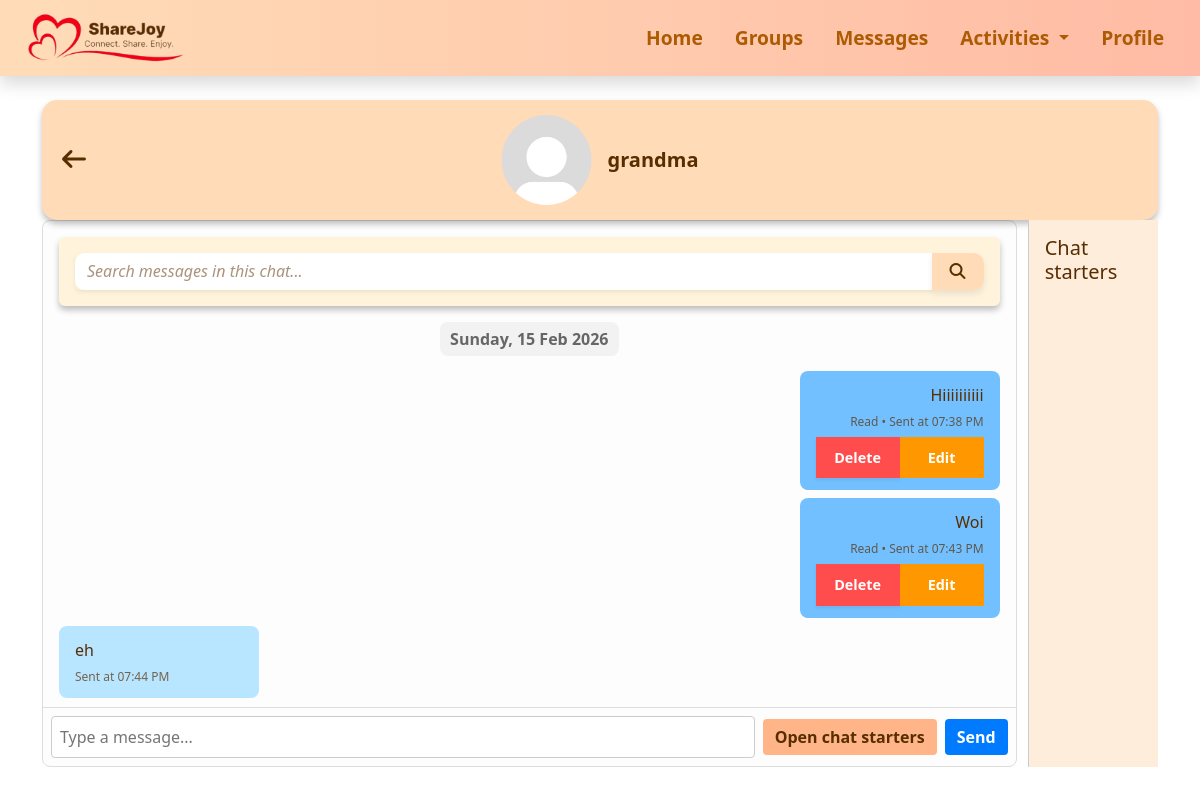
The page /textchat/1 (signed in) on the database its author committed.
### messages.py (models this page shows, shortened)
class Contact(db.Model):
    __table_args__ = (
        db.UniqueConstraint('owner_user_id', 'contact_user_id', name='uq_owner_contact'),
    )
    __tablename__ = 'contact'
    id = db.Column(db.Integer, primary_key=True)
    owner_user_id = db.Column(
        db.Integer,
        db.ForeignKey("user.id", name="fk_contact_owner_user_id"),
        nullable=False
    )
    contact_user_id = db.Column(
        db.Integer,
        db.ForeignKey("user.id", name="fk_contact_contact_user_id"),
        nullable=False
    )
    display_name = db.Column(db.String(35), nullable=False)
    short_desc = db.Column(db.String(120))
    message_status = db.Column(db.String(20), default="Unread")
    created_at = db.Column(db.DateTime, default=datetime.utcnow)
    last_chat = db.Column(db.DateTime)
    owner = db.relationship('User', foreign_keys=[owner_user_id], backref='contacts')
    contact_user = db.relationship('User', foreign_keys=[contact_user_id])
    messages_sent = db.relationship(
        'Message',
        foreign_keys='Message.sender_id',
        primaryjoin='Contact.owner_user_id == Message.sender_id',
        backref='sender_contact',
        lazy='dynamic',
        overlaps='sent_messages,sender'
    )
    messages_received = db.relationship(
        'Message',
        foreign_keys='Message.receiver_id',
        primaryjoin='Contact.owner_user_id == Message.receiver_id',
        backref='receiver_contact',
        lazy='dynamic',
        overlaps='received_messages,receiver'
    )
    deleted_history = db.Column(db.Boolean, default=False)
    chat_cleared_at = db.Column(db.DateTime, nullable=True)

class Message(db.Model):
    __tablename__ = 'message'
    id = db.Column(db.Integer, primary_key=True)
    sender_id = db.Column(
        db.Integer,
        db.ForeignKey("user.id", name="fk_message_sender_id"),
        nullable=False
    )
    receiver_id = db.Column(
        db.Integer,
        db.ForeignKey("user.id", name="fk_message_receiver_id"),
        nullable=False
    )
    content = db.Column(db.Text, nullable=False)
    timestamp = db.Column(
        db.DateTime(timezone=True),
        nullable=False,
        default=lambda: datetime.now(pytz.utc),
        index=True
    )
    status = db.Column(db.String(20), default="Delivered")
    @property
    def date_only(self):
        return self.timestamp.date() if self.timestamp else None
    sender = db.relationship(
        'User',
        foreign_keys=[sender_id],
        backref=db.backref('sent_messages', lazy='dynamic', overlaps='messages_sent,sender_contact'),
        overlaps='messages_sent,sender_contact'
    )
    receiver = db.relationship(
        'User',
        foreign_keys=[receiver_id],
        backref=db.backref('received_messages', lazy='dynamic', overlaps='messages_received,receiver_contact'),
        overlaps='messages_received,receiver_contact'
    )

### app.py (the view, shortened to what this page needs)
@app.route("/textchat/<int:contact_id>", methods=["GET", "POST"])
def textchat(contact_id):
    if "user_id" not in session:
        return redirect(url_for("login"))
    user = User.query.get(session["user_id"])
    if not user:
        session.clear()
        return redirect(url_for("login"))
    contact = Contact.query.filter_by(
        id=contact_id,
        owner_user_id=user.id
    ).first()
    chat_user = None
    if contact:
        chat_user = User.query.get(contact.contact_user_id)
    if not chat_user:
        abort(404)
    search = request.args.get("search", "").strip()
    base_query = Message.query.filter(
        or_(
            and_(Message.sender_id == user.id, Message.receiver_id == chat_user.id),
            and_(Message.sender_id == chat_user.id, Message.receiver_id == user.id)
        )
    )
    if contact and contact.chat_cleared_at:
        base_query = base_query.filter(Message.timestamp > contact.chat_cleared_at)
    if search:
        base_query = base_query.filter(Message.content.ilike(f"%{search}%"))
    messages = base_query.order_by(Message.timestamp.asc()).all()
    Message.query.filter(
        Message.sender_id == chat_user.id,
        Message.receiver_id == user.id,
        Message.status != "Read"
    ).update({"status": "Read"})
    db.session.commit()
    return render_template(
        "textchat.html",
        contact=contact,
        chat_user=chat_user,
        messages=messages,
        user=user,
        title="Chat"
    )

### app.py (called while the page is built)
@app.template_filter("onlytime")
def onlytime(dt):
    if not dt:
        return ""
    if dt.tzinfo is None:
        dt = dt.replace(tzinfo=pytz.utc)
    sg_tz = pytz.timezone("Asia/Singapore")
    return dt.astimezone(sg_tz).strftime("%I:%M %p")

### templates/textchat.html (shortened to what this page needs)
{% extends "base.html" %}
{% block extra_css %}
<link rel="stylesheet" href="{{ url_for('static', filename='css/textchat.css') }}">
{% endblock %}
{% block content %}
<div class="section-box">
  <a href="{{ url_for('messages') }}" class="btn btn-link p-0 back-arrow">
    <i class="fa-solid fa-arrow-left"></i>
  </a>
  <div class="text-pfp-container">
    <img src="{{ url_for('static', filename='images/default_pfp.jpg') }}"
         alt="{{ contact.display_name }} picture" class="pfp">
    <span class="chat-username fw-semibold">
      {{ contact.display_name if contact else chat_user.user_unique_id }}
    </span>
  </div>
</div>
<div class="chat-wrapper">
  <div class="chat-container" id="chatContainer">
    <div class="messages-area">
      <div class="p-3 mb-3 rounded shadow-sm box1">
        <div class="d-flex flex-column flex-md-row align-items-start align-items-md-center gap-2">
          <form method="get" class="flex-grow-1 mb-2 mb-md-0 box2 rounded" id="message-search-form">
            <div class="input-group">
              <input type="text" name="search" class="form-control shadow-sm searchbar"
                placeholder="Search messages in this chat..." value="{{ request.args.get('search', '') }}">
              <button class="btn search-btn" type="submit">
                <i class="fa-solid fa-magnifying-glass"></i>
              </button>
            </div>
          </form>
        </div>
      </div>
      {% if messages %}
        {% for day, day_messages in messages|groupby('date_only') %}
          <div class="day-label">{{ day.strftime("%A, %d %b %Y") }}</div>
          {% for message in day_messages %}
      <div id="message-{{ message.id }}" class="message {% if message.sender_id == user.id %}sent{% else %}received{% endif %}">
        <div class="message-content">
          <p>{{ message.content }}</p>
          {% if message.sender_id != user.id %}
            <small>Sent at {{ message.timestamp|onlytime }}</small>
          {% else %}
            {% if message.read_at %}
              <small>Read • Sent at {{ message.timestamp|onlytime }}</small>
            {% elif message.delivered_at %}
              <small>Delivered • Sent at {{ message.timestamp|onlytime }}</small>
            {% else %}
              <small>{{ message.status }} • Sent at {{ message.timestamp|onlytime }}</small>
            {% endif %}
          {% endif %}
          {% if message.sender_id == user.id %}
            <div class="message-actions">
              <button type="button" class="btn redbtn btn-sm fw-semibold shadow-sm delete-btn"
                      data-bs-toggle="modal" data-bs-target="#deleteModal{{ message.id }}">
                Delete
              </button>
              <button type="button" class="edit-btn btn edit" onclick="startEdit(this)">
                Edit
              </button>
            </div>
          {% endif %}
        </div>
      </div>
          {% endfor %}
        {% endfor %}
{% endif %}
    </div>
    <form method="POST" class="input-area">
      <input type="text" name="content" class="message-input" placeholder="Type a message..." required>
      <button type="button" id="togglePaneButton" class="chat-tools-btn do-btn btn fw-semibold" onclick="togglePane()">Open chat starters</button>
      <button type="submit" class="send-btn do-btn btn fw-semibold">Send</button>
    </form>
  </div>
  <div class="right-pane" id="rightPane">
    <h5>Chat starters</h5>
  </div>
</div>
{% endblock %}

### static/css/base.css (style rules this page uses)
.section-box { width: 100%; min-height: 100px; color: #582D00; background-color: #fff2e6; box-shadow: 0 4px 6px rgba(0, 0, 0, 0.256); padding: 20px 20px 15px 20px; margin: 2rem auto; border-radius: 15px; }
body { padding-bottom: 2rem;; }
.searchbar { background-color: transparent !important; border: none !important; }
.search-btn { background-color: #FFDCB7; color: #582D00; border: none; box-shadow: 0 4px 6px rgba(0, 0, 0, 0.08); font-weight: 600; }
.box1 { background-color: #fff3db; color: #000000; box-shadow: 0 4px 6px rgba(0, 0, 0, 0.256) !important; ; }
.box2 { background-color: #fff; border-radius: 10px !important; }
body, input, textarea, .form-label, .formL { color: #582D00 !important; }
.fa-arrow-left { color: #582D00; font-weight: semibold; font-size: 1.5rem; }
.form-control, .form-select { background-color: #FDFAF7; border: 1px solid rgba(0, 0, 0, 0.2); box-shadow: 0 4px 6px rgba(0, 0, 0, 0.13); }
.form-control::placeholder, .form-select::placeholder, input#date::placeholder, input#time::placeholder, .form-select option[value=""], .form-select:has(option[value=""]:checked) { font-style: italic; color: #AA937B; }
.cancelbtn, .dobtn, .cancel-btn, .successbtn, .okbtn, .redbtn, .cta-btn, .search-btn, #toggle-filters, .clearbtn { border: none; box-shadow: 0 4px 6px rgba(0, 0, 0, 0.08); padding: 0.4rem 1rem; border-radius: 10px; font-weight: 600; transition: none; }
.redbtn, .btn-danger { background: #F60D0D; color: #FFF; font-size: 1.2rem; padding: 0.4rem 0.7rem; box-shadow: 0 4px 6px rgba(0, 0, 0, 0.158); }
.search-btn, #toggle-filters { background: #FFDCB7; color: #582D00; }
.cancelbtn, .dobtn, .cancel-btn, .successbtn, .okbtn, .redbtn, .cta-btn, .search-btn, .clearbtn, .join-btn, .maxbtn, .createdbtn, .joined { -webkit-appearance: none; -moz-appearance: none; appearance: none; outline: none !important; border: none !important; }

### static/css/textchat.css (style rules this page uses)
.section-box { position: relative; width: 100%; min-height: 120px; background-color: #FFDCB7; margin: 0; }
.back-arrow { position: absolute; left: 1rem; top: 50%; transform: translateY(-50%); }
.text-pfp-container { position: absolute; left: 50%; top: 50%; transform: translate(-50%, -50%); display: inline-flex; align-items: center; gap: 1rem; }
.pfp { width: 90px; height: 90px; object-fit: cover; border-radius: 50%; }
.chat-wrapper { display: flex; width: 100%; height: 65vh; margin: 0; }
.chat-container { flex: 1; background: #fdfdfd; border: 1px solid #ddd; border-radius: 8px; display: flex; flex-direction: column; transition: flex 0.3s ease; }
.messages-area { flex: 1; overflow-y: auto; padding: 1rem; }
.day-label { display: block; margin: 15px auto; font-weight: bold; color: #666; background-color: #f2f2f2; padding: 5px 10px; border-radius: 8px; width: fit-content; }
.message { min-width: 200px; max-width: fit-content; border-radius: 8px; align-self: flex-end; margin-top: 8px; margin-bottom: 8px; word-wrap: break-word; display: flex; flex-direction: column; padding: 0; }
.message.sent { background: #72C0FF; margin-left: auto; text-align: right; }
.message.received { background: #B8E5FF; margin-right: auto; text-align: left; }
.message { padding: 0; display: flex; flex-direction: column; }
.message-content { padding: 12px 16px; }
.message-content p { margin: 0; }
.message-content small { display: block; margin-top: 6px; font-size: 0.75rem; opacity: 0.7; }
.message-actions { display: flex; align-self: stretch; margin-top: 6px; }
.message-actions .btn { flex: 1; border-radius: 0; padding: 10px 0; font-size: 0.9rem; font-weight: 600; }
.delete-btn { background-color: #ff4d4d; color: #fff; border: none; border-bottom-left-radius: 8px; }
.edit-btn { background-color: #ff9800; color: #fff; border: none; border-bottom-right-radius: 8px; }
.input-area { display: flex; align-items: center; gap: 0.5rem; border-top: 1px solid #ddd; padding: 0.5rem; }
.message-input { flex: 1; padding: 0.5rem; border: 1px solid #ccc; border-radius: 4px; }
.send-btn, #togglePaneButton { border: none; border-radius: 4px; cursor: pointer; white-space: nowrap; background: #007bff; color: white; }
.chat-tools-btn { background-color: #FFB587 !important; color: #582D00 !important; }
.right-pane { position: relative; margin-left: 1%; flex: 0.1; overflow: visible; transition: flex 0.3s ease; background-color: #ffeddc; border-left: 1px solid #ccc; padding: 1rem; }
.chat-username { font-size: 1.25rem; font-weight: 600; }

### rows shown on the page
Contact: display_name "grandma"
Message: content "Hiiiiiiiiii", status "Read", timestamp|onlytime "07:38 PM"
Message: content "Woi", status "Read", timestamp|onlytime "07:43 PM"
Message: content "eh", timestamp|onlytime "07:44 PM"

### other values the page prints
{{ day.strftime("%A, %d %b %Y") }} "Sunday, 15 Feb 2026"
